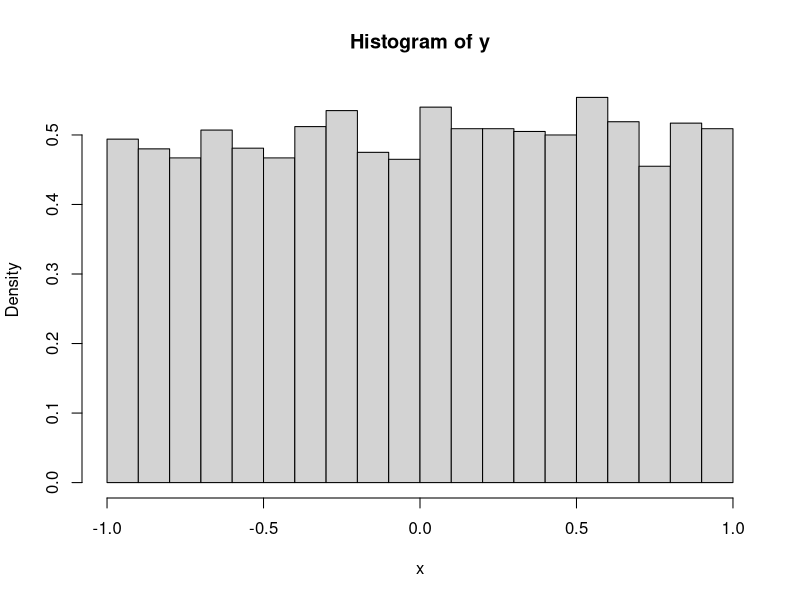

Write R code to recreate this figure.
# Load dependencies (every time)
library(ggplot2)

#Econometrics Pset1
#Generate n = 10000 draws from a uniform random variable U (−1, 1) and plot the 
#simulated data in a histogram using ggplot2.


n <- 10000
min_y <- -1
max_y <- 1
y <- runif(n, min_y, max_y)
# Plot a histogram of the draws using ggplot2 # [INSERT YOUR CODE HERE]
hist(y, freq = FALSE, xlab = 'x')
